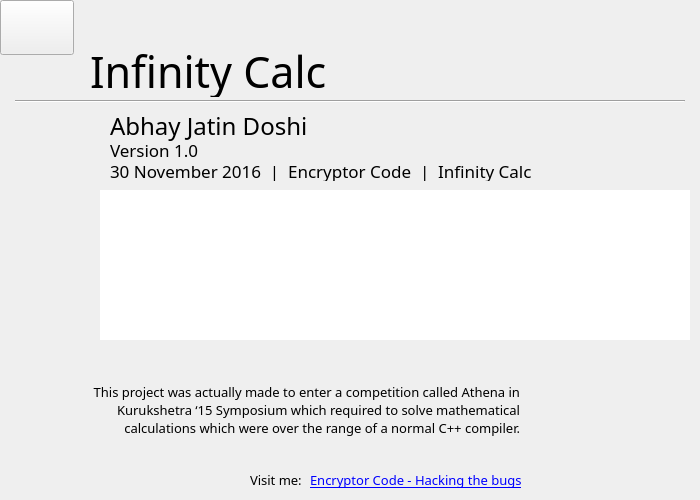
<?xml version="1.0" encoding="UTF-8"?>
<ui version="4.0">
 <class>about_me</class>
 <widget class="QWidget" name="about_me">
  <property name="geometry">
   <rect>
    <x>0</x>
    <y>0</y>
    <width>700</width>
    <height>500</height>
   </rect>
  </property>
  <property name="windowTitle">
   <string>About me</string>
  </property>
  <widget class="QPushButton" name="back">
   <property name="geometry">
    <rect>
     <x>0</x>
     <y>0</y>
     <width>74</width>
     <height>55</height>
    </rect>
   </property>
   <property name="styleSheet">
    <string notr="true">#back{
border-image: url(:/graphics/common/back.png);
}</string>
   </property>
   <property name="text">
    <string/>
   </property>
  </widget>
  <widget class="QLabel" name="infinity_logo">
   <property name="geometry">
    <rect>
     <x>15</x>
     <y>60</y>
     <width>79</width>
     <height>31</height>
    </rect>
   </property>
   <property name="text">
    <string/>
   </property>
   <property name="pixmap">
    <pixmap resource="graphics.qrc">:/graphics/about_me/images/infinity-logo.png</pixmap>
   </property>
  </widget>
  <widget class="QLabel" name="title">
   <property name="geometry">
    <rect>
     <x>90</x>
     <y>45</y>
     <width>581</width>
     <height>52</height>
    </rect>
   </property>
   <property name="font">
    <font>
     <family>Oswald</family>
     <pointsize>32</pointsize>
    </font>
   </property>
   <property name="text">
    <string>Infinity Calc</string>
   </property>
  </widget>
  <widget class="Line" name="line">
   <property name="geometry">
    <rect>
     <x>15</x>
     <y>100</y>
     <width>670</width>
     <height>2</height>
    </rect>
   </property>
   <property name="orientation">
    <enum>Qt::Horizontal</enum>
   </property>
  </widget>
  <widget class="QLabel" name="encryptorcode_logo">
   <property name="geometry">
    <rect>
     <x>15</x>
     <y>110</y>
     <width>84</width>
     <height>84</height>
    </rect>
   </property>
   <property name="text">
    <string/>
   </property>
   <property name="pixmap">
    <pixmap resource="graphics.qrc">:/graphics/about_me/images/encryptor-code-logo.png</pixmap>
   </property>
  </widget>
  <widget class="QLabel" name="subtitle">
   <property name="geometry">
    <rect>
     <x>110</x>
     <y>110</y>
     <width>561</width>
     <height>31</height>
    </rect>
   </property>
   <property name="font">
    <font>
     <family>Oswald</family>
     <pointsize>18</pointsize>
    </font>
   </property>
   <property name="text">
    <string>Abhay Jatin Doshi</string>
   </property>
  </widget>
  <widget class="QLabel" name="version">
   <property name="geometry">
    <rect>
     <x>110</x>
     <y>142</y>
     <width>571</width>
     <height>16</height>
    </rect>
   </property>
   <property name="font">
    <font>
     <family>Light</family>
     <pointsize>13</pointsize>
     <weight>50</weight>
     <italic>false</italic>
     <bold>false</bold>
    </font>
   </property>
   <property name="styleSheet">
    <string notr="true"/>
   </property>
   <property name="text">
    <string>Version 1.0</string>
   </property>
  </widget>
  <widget class="QLabel" name="production">
   <property name="geometry">
    <rect>
     <x>110</x>
     <y>160</y>
     <width>571</width>
     <height>21</height>
    </rect>
   </property>
   <property name="font">
    <font>
     <family>Light</family>
     <pointsize>13</pointsize>
     <weight>50</weight>
     <italic>false</italic>
     <bold>false</bold>
    </font>
   </property>
   <property name="styleSheet">
    <string notr="true"/>
   </property>
   <property name="text">
    <string>30 November 2016  |  Encryptor Code  |  Infinity Calc</string>
   </property>
  </widget>
  <widget class="QTextBrowser" name="license">
   <property name="geometry">
    <rect>
     <x>100</x>
     <y>190</y>
     <width>590</width>
     <height>150</height>
    </rect>
   </property>
   <property name="font">
    <font>
     <family>Consolas</family>
     <pointsize>10</pointsize>
    </font>
   </property>
   <property name="styleSheet">
    <string notr="true">border-radius:0px;</string>
   </property>
  </widget>
  <widget class="QLabel" name="photo">
   <property name="geometry">
    <rect>
     <x>535</x>
     <y>345</y>
     <width>155</width>
     <height>155</height>
    </rect>
   </property>
   <property name="styleSheet">
    <string notr="true"/>
   </property>
   <property name="text">
    <string/>
   </property>
   <property name="pixmap">
    <pixmap resource="graphics.qrc">:/graphics/about_me/images/photo.png</pixmap>
   </property>
  </widget>
  <widget class="QLabel" name="description">
   <property name="geometry">
    <rect>
     <x>59</x>
     <y>380</y>
     <width>461</width>
     <height>60</height>
    </rect>
   </property>
   <property name="font">
    <font>
     <family>Oswald</family>
     <pointsize>10</pointsize>
    </font>
   </property>
   <property name="text">
    <string>This project was actually made to enter a competition called Athena in Kurukshetra ‘15 Symposium which required to solve mathematical calculations which were over the range of a normal C++ compiler.</string>
   </property>
   <property name="alignment">
    <set>Qt::AlignRight|Qt::AlignTrailing|Qt::AlignVCenter</set>
   </property>
   <property name="wordWrap">
    <bool>true</bool>
   </property>
  </widget>
  <widget class="QLabel" name="visit">
   <property name="geometry">
    <rect>
     <x>250</x>
     <y>470</y>
     <width>71</width>
     <height>20</height>
    </rect>
   </property>
   <property name="font">
    <font>
     <family>Oswald</family>
     <pointsize>10</pointsize>
    </font>
   </property>
   <property name="text">
    <string>Visit me:</string>
   </property>
  </widget>
  <widget class="QLabel" name="blog_link">
   <property name="geometry">
    <rect>
     <x>310</x>
     <y>470</y>
     <width>211</width>
     <height>20</height>
    </rect>
   </property>
   <property name="font">
    <font>
     <family>Oswald</family>
     <pointsize>10</pointsize>
     <underline>true</underline>
    </font>
   </property>
   <property name="styleSheet">
    <string notr="true">color: rgb(11, 0, 128);</string>
   </property>
   <property name="text">
    <string>&lt;html&gt;&lt;head/&gt;&lt;body&gt;&lt;p&gt;&lt;a href=&quot;www.encryptorcode.wordpress.com&quot;&gt;&lt;span style=&quot; text-decoration: underline; color:#0000ff;&quot;&gt;Encryptor Code - Hacking the bugs&lt;/span&gt;&lt;/a&gt;&lt;/p&gt;&lt;/body&gt;&lt;/html&gt;</string>
   </property>
   <property name="openExternalLinks">
    <bool>true</bool>
   </property>
  </widget>
 </widget>
 <resources>
  <include location="graphics.qrc"/>
 </resources>
 <connections/>
</ui>
